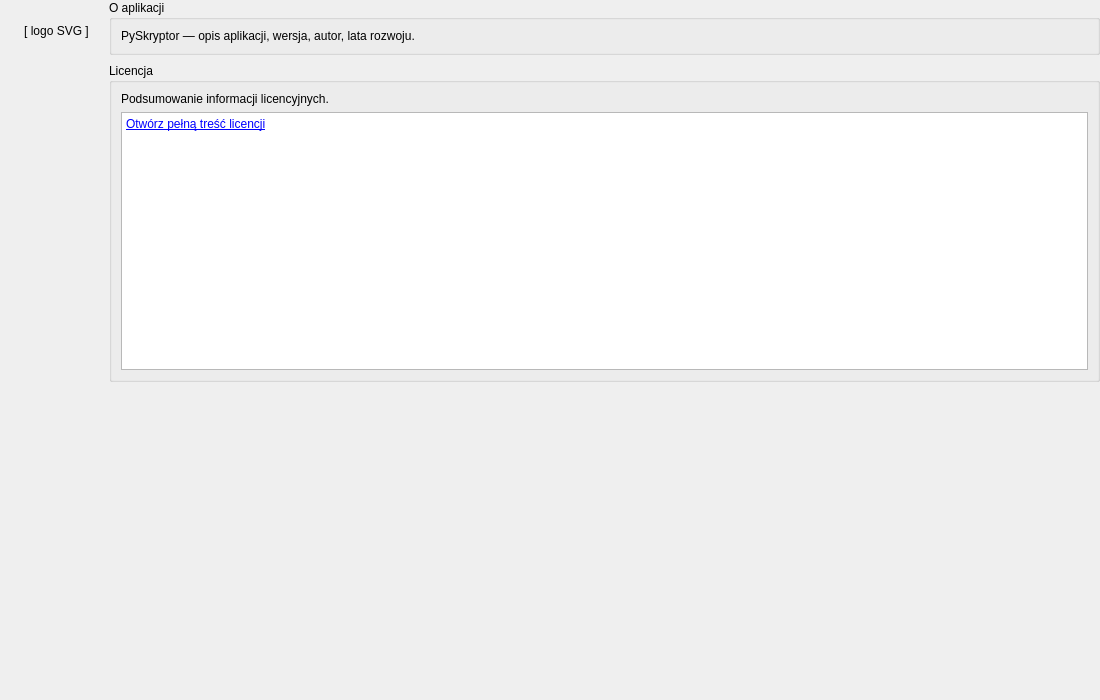
<?xml version="1.0" encoding="UTF-8"?>
<ui version="4.0">
 <class>AboutPanel</class>
 <widget class="QWidget" name="AboutPanel">
  <property name="geometry"><rect><x>0</x><y>0</y><width>1100</width><height>700</height></rect></property>
  <layout class="QHBoxLayout" name="rootLayout">
   <property name="spacing"><number>8</number></property>
   <property name="leftMargin"><number>0</number></property>
   <property name="topMargin"><number>0</number></property>
   <property name="rightMargin"><number>0</number></property>
   <property name="bottomMargin"><number>0</number></property>
   <item>
    <widget class="QWidget" name="leftHost">
     <layout class="QVBoxLayout" name="leftLayout">
      <property name="leftMargin"><number>24</number></property>
      <property name="topMargin"><number>24</number></property>
      <property name="rightMargin"><number>12</number></property>
      <property name="bottomMargin"><number>12</number></property>
      <item><widget class="QLabel" name="AboutLogoPlaceholder"><property name="text"><string>[ logo SVG ]</string></property><property name="alignment"><set>Qt::AlignCenter</set></property></widget></item>
      <item><spacer name="leftSpacer"><property name="orientation"><enum>Qt::Vertical</enum></property><property name="sizeHint" stdset="0"><size><width>20</width><height>40</height></size></property></spacer></item>
     </layout>
    </widget>
   </item>
   <item>
    <widget class="QWidget" name="rightHost">
     <layout class="QVBoxLayout" name="rightLayout">
      <property name="spacing"><number>8</number></property>
      <property name="leftMargin"><number>0</number></property>
      <property name="topMargin"><number>0</number></property>
      <property name="rightMargin"><number>0</number></property>
      <property name="bottomMargin"><number>0</number></property>
      <item>
       <widget class="QGroupBox" name="AboutAppGroup">
        <property name="title"><string>O aplikacji</string></property>
        <layout class="QVBoxLayout" name="aboutAppLayout">
         <item><widget class="QLabel" name="aboutAppLabel"><property name="text"><string>PySkryptor — opis aplikacji, wersja, autor, lata rozwoju.</string></property><property name="wordWrap"><bool>true</bool></property></widget></item>
        </layout>
       </widget>
      </item>
      <item>
       <widget class="QGroupBox" name="AboutLicenseGroup">
        <property name="title"><string>Licencja</string></property>
        <layout class="QVBoxLayout" name="aboutLicenseLayout">
         <item><widget class="QLabel" name="aboutLicenseSummary"><property name="text"><string>Podsumowanie informacji licencyjnych.</string></property><property name="wordWrap"><bool>true</bool></property></widget></item>
         <item><widget class="QTextBrowser" name="AboutLicenseLink"><property name="html"><string>&lt;html&gt;&lt;body&gt;&lt;p&gt;&lt;a href=&quot;license&quot;&gt;Otwórz pełną treść licencji&lt;/a&gt;&lt;/p&gt;&lt;/body&gt;&lt;/html&gt;</string></property></widget></item>
        </layout>
       </widget>
      </item>
      <item><spacer name="rightSpacer"><property name="orientation"><enum>Qt::Vertical</enum></property><property name="sizeHint" stdset="0"><size><width>20</width><height>40</height></size></property></spacer></item>
     </layout>
    </widget>
   </item>
  </layout>
 </widget>
 <resources/>
 <connections/>
</ui>
